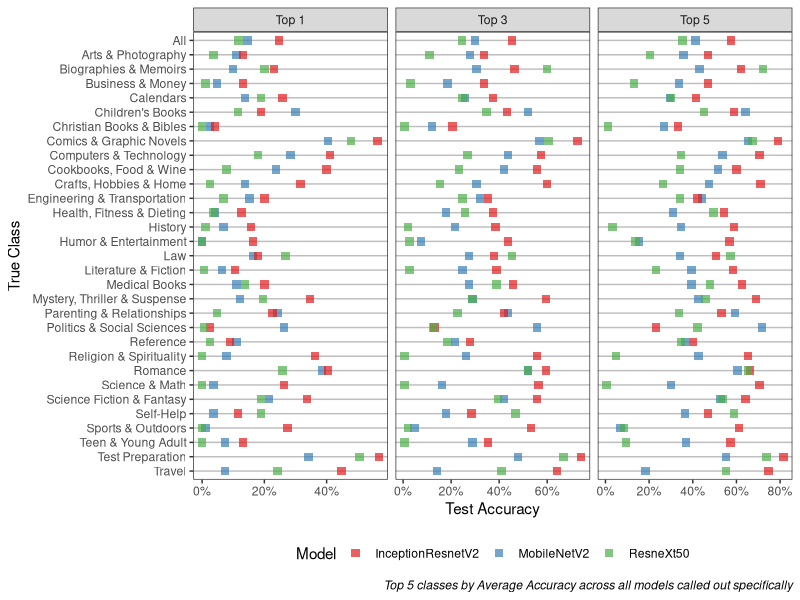
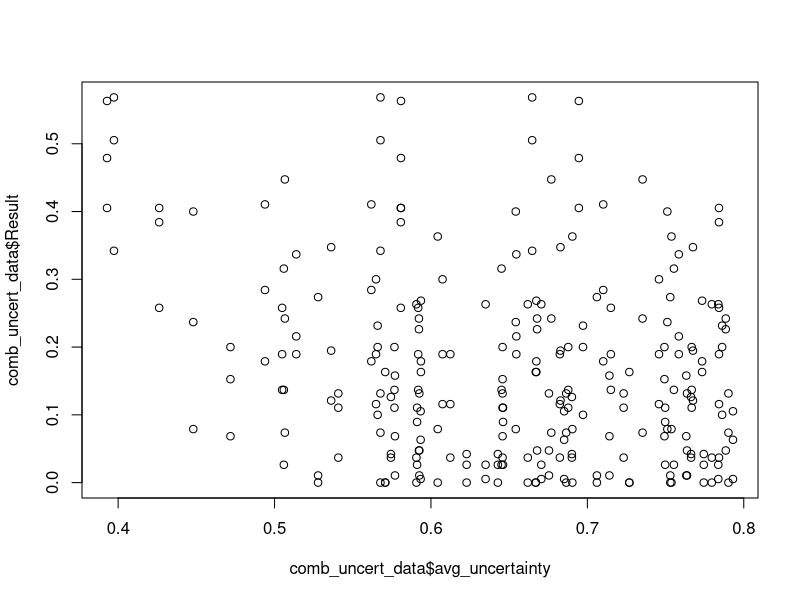
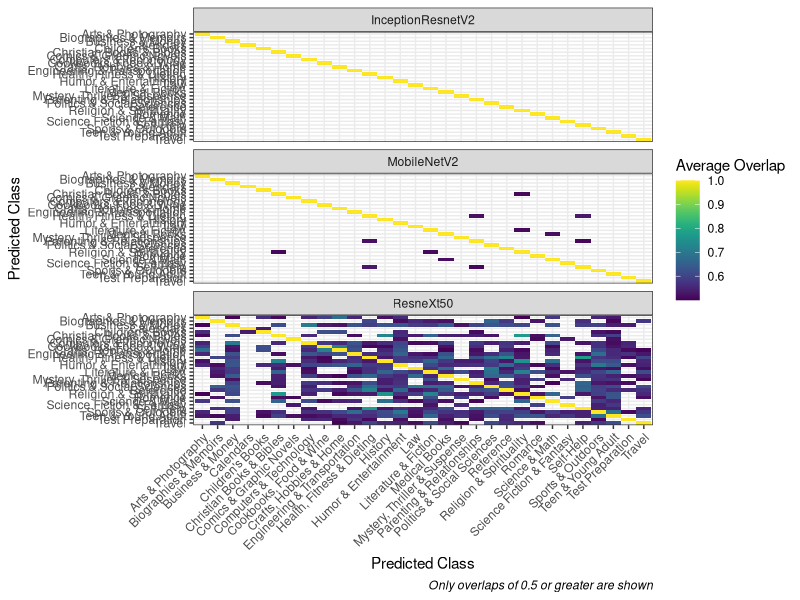

The R source for these figures, in order:
library(dplyr)
library(ggplot2)
library(tidyr)

c_names <- c('Arts & Photography',
             'Biographies & Memoirs',
             'Business & Money',
             'Calendars',
             "Children's Books",
             'Comics & Graphic Novels',
             'Computers & Technology',
             'Cookbooks, Food & Wine',
             'Crafts, Hobbies & Home',
             'Christian Books & Bibles',
             'Engineering & Transportation',
             'Health, Fitness & Dieting',
             'History',
             'Humor & Entertainment',
             'Law',
             'Literature & Fiction',
             'Medical Books',
             'Mystery, Thriller & Suspense',
             'Parenting & Relationships',
             'Politics & Social Sciences',
             'Reference',
             'Religion & Spirituality',
             'Romance',
             'Science & Math',
             'Science Fiction & Fantasy',
             'Self-Help',
             'Sports & Outdoors',
             'Teen & Young Adult',
             'Test Preparation',
             'Travel',
             'Filename')

classes <- c("0" = 'Arts & Photography',
             "1" = 'Biographies & Memoirs',
             "2" = 'Business & Money',
             "3" = 'Calendars',
             "4" = "Children's Books",
             "5" = 'Comics & Graphic Novels',
             "6" = 'Computers & Technology',
             "7" = 'Cookbooks, Food & Wine',
             "8" = 'Crafts, Hobbies & Home',
             "9" = 'Christian Books & Bibles',
             "10" = 'Engineering & Transportation',
             "11" = 'Health, Fitness & Dieting',
             "12" = 'History',
             "13" = 'Humor & Entertainment',
             "14" = 'Law',
             "15" = 'Literature & Fiction',
             "16" = 'Medical Books',
             "17" = 'Mystery, Thriller & Suspense',
             "18" = 'Parenting & Relationships',
             "19" = 'Politics & Social Sciences',
             "20" = 'Reference',
             "21" = 'Religion & Spirituality',
             "22" = 'Romance',
             "23" = 'Science & Math',
             "24" = 'Science Fiction & Fantasy',
             "25" = 'Self-Help',
             "26" = 'Sports & Outdoors',
             "27" = 'Teen & Young Adult',
             "28" = 'Test Preparation',
             "29" = 'Travel')


mob_results <- read.csv("Files and scripts/mobilenetV2_preds.csv",
                        col.names = c_names, check.names = FALSE)
inc_results <- read.csv("Files and scripts/InceptionResnetV2_preds.csv",
                        col.names = c_names, check.names = FALSE)
res_results <- read.csv("Files and scripts/Resnext_preds.csv",
                        col.names = c_names, check.names = FALSE)


test_data <- read.csv("Files and scripts/dims_and_colours_to_analyse_test.csv")
results <- read.csv("Files and scripts/all_top_n_results.csv")

results_clean <- results %>% filter(N %in% c(1, 3, 5)) %>%
  left_join(data.frame(classes) %>% mutate(Class = row.names(.)) ) %>%
  mutate(classes = if_else(is.na(classes), 'All', classes),
         N = paste('Top', N)) %>%
  select(-Class)



results_clean %>%
  ggplot(aes(x = Result, y = reorder(classes, desc(classes)), group = Model, col = Model)) + 
  geom_point(shape = 15, alpha = 0.7, size = 2.5) + 
  scale_color_brewer(palette="Set1", name = 'Model') +
  facet_wrap(~N, scales = 'free_x') +
  theme_bw() +
  labs(x = 'Test Accuracy',
       y = 'True Class',
       caption = 'Top 5 classes by Average Accuracy across all models called out specifically') +
  theme(legend.position = 'bottom',
        plot.caption = element_text(face = 'italic'),
        panel.grid.major.x = element_blank(),
        panel.grid.minor.x = element_blank(),
        panel.grid.major.y = element_line(colour = 'grey')) +
  scale_x_continuous(labels = scales::percent_format())



# Uncertainty by class ----------------------------------------------------
# get prediction "confidence" by class

# Get average colour by predicted class 
get_class_confidence <- function(df){
  df %>%
    pivot_longer(`Arts & Photography`:Travel, names_to = 'Predicted_Class', values_to = 'Prediction_Perc') %>%
    group_by(Filename) %>%
    arrange(desc(Prediction_Perc)) %>%
    slice(1:2) %>%
    summarise(uncertainty = min(Prediction_Perc)/max(Prediction_Perc)) %>%
    left_join(test_data) %>%
    group_by(Category) %>% 
    summarise(avg_uncertainty = mean(uncertainty)) %>%
    return()
}

mob_uncert <- get_class_confidence(mob_results)
inc_uncert <- get_class_confidence(inc_results)
res_uncert <- get_class_confidence(res_results)


comb_uncert_data <- mob_uncert %>% mutate(model = 'MobileNetV2') %>%
  rbind(inc_uncert %>% mutate(model = 'InceptionResnetV2')) %>%
  rbind(res_uncert %>% mutate(model = 'ResneXt50')) %>%
  left_join(results_clean %>% filter(classes != 'All', N == 'Top 1'), by = c('Category' = 'classes'))


plot(comb_uncert_data$avg_uncertainty, comb_uncert_data$Result)
# no correlation really



# Overlap of topics -------------------------------------------------------

# Get average colour by predicted class 
get_class_overlap <- function(df){
  temp_df <- df %>%
    pivot_longer(`Arts & Photography`:Travel, names_to = 'Predicted_Class', values_to = 'Prediction_Perc') 
    
    left_join(temp_df, temp_df, by = c('Filename' = 'Filename')) %>%
      mutate(class_overlap = Prediction_Perc.x/Prediction_Perc.y,
             class_overlap = if_else(class_overlap > 1, 1/class_overlap, class_overlap)) %>%
      filter(Predicted_Class.x >= Predicted_Class.y)  %>% # deal with double on all but equal joins
    
    group_by(Predicted_Class.x, Predicted_Class.y) %>% 
    summarise(avg_overlap = mean(class_overlap)) %>%
    return()
}


mob_overlap <- get_class_overlap(mob_results)
inc_overlap <- get_class_overlap(inc_results)
res_overlap <- get_class_overlap(res_results)


comb_overlap_data <- mob_overlap %>% mutate(model = 'MobileNetV2') %>%
  rbind(inc_overlap %>% mutate(model = 'InceptionResnetV2')) %>%
  rbind(res_overlap %>% mutate(model = 'ResneXt50')) 


comb_overlap_data %>% 
  rbind(comb_overlap_data %>% rename(Predicted_Class.x = Predicted_Class.y, Predicted_Class.y = Predicted_Class.x)) %>%
  distinct() %>%
  filter(avg_overlap > 0.5) %>%
  ggplot(aes(x = Predicted_Class.x, y =reorder(Predicted_Class.y, desc(Predicted_Class.y)), fill = avg_overlap)) + 
  geom_tile() +
  facet_wrap(~model, ncol = 1) +
  viridis::scale_fill_viridis(name = 'Average Overlap') +
  theme_bw() +
  #scale_y_discrete(guide = guide_axis(n.dodge=2)) +
  theme(axis.text.x = element_text(angle = 45, hjust = 1),
        #legend.position = 'top',
        plot.caption = element_text(face = 'italic')) +
  labs(y = 'Predicted Class',
       x = 'Predicted Class',
       caption = 'Only overlaps of 0.5 or greater are shown'
       )

comb_overlap_data %>% 
  filter(avg_overlap < 1) %>%
  group_by(model) %>% 
  arrange(desc(avg_overlap)) %>%
  slice(1:5) %>%
  ungroup() %>%
  select(Predicted_Class.x, Predicted_Class.y) %>% distinct()
